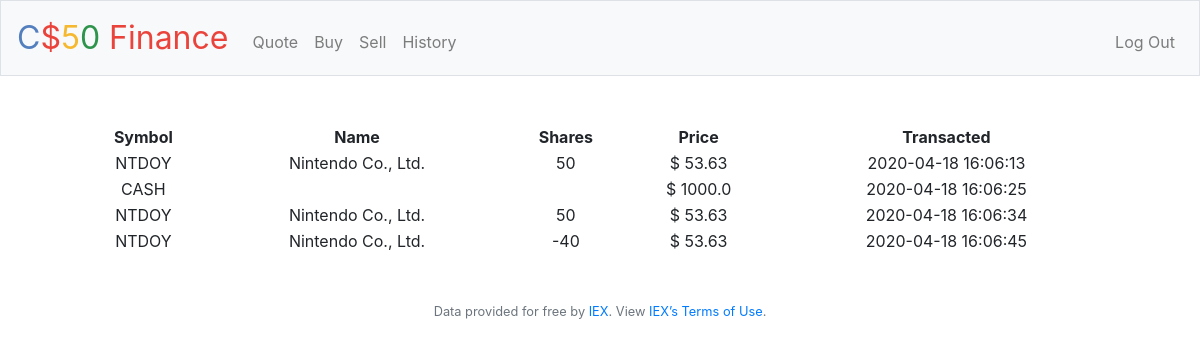
Screenshot of /history (signed in) with the database file from the repository.
### tables this page shows
CREATE TABLE 'purchases' (
'id' INTEGER,
'symbol' VARCHAR(20),
'name' VARCHAR(255),
'shares' INTEGER,
'price' REAL,
'time' DATETIME
);

### application.py (the view)
@app.route("/history")
@login_required
def history():
        userid = session["user_id"]
        rows = db.execute("SELECT * FROM purchases WHERE id = :userid", userid=userid)
        print(rows)
        return render_template("history.html", rows=rows)

### application.py (called while the page is built)
@app.after_request
def after_request(response):
    response.headers["Cache-Control"] = "no-cache, no-store, must-revalidate"
    response.headers["Expires"] = 0
    response.headers["Pragma"] = "no-cache"
    return response

### helpers.py (called while the page is built)
def login_required(f):
    @wraps(f)
    def decorated_function(*args, **kwargs):
        if session.get("user_id") is None:
            return redirect("/login")
        return f(*args, **kwargs)
    return decorated_function

### templates/history.html (shortened to what this page needs)
{% extends "layout.html" %}
{%block main%}
<table style="width: 100%">
    <tr>
        <th>Symbol</th>
        <th>Name</th>
        <th>Shares</th>
        <th>Price</th>
        <th>Transacted</th>
    </tr>
    {% for row in rows %}
    <tr>
        <td> {{row['symbol']}}</td>
        <td> {{row['name']}}</td>
        <td> {{row['shares']}}</td>
        <td> {{"$"}} {{row['price']}}</td>
        <td> {{row['time']}}</td>
    </tr>
    {% endfor %}
</table>
{%endblock%}

### templates/layout.html (shortened to what this page needs)
<!DOCTYPE html>
<html lang="en">
    <head>
        <link href="https://maxcdn.bootstrapcdn.com/bootstrap/4.1.3/css/bootstrap.min.css" rel="stylesheet">
        <link href="/static/styles.css" rel="stylesheet">
    </head>
    <body>
        <nav class="navbar navbar-expand-md navbar-light bg-light border">
            <a class="navbar-brand" href="/"><span class="blue">C</span><span class="red">$</span><span class="yellow">5</span><span class="green">0</span> <span class="red">Finance</span></a>
            <div class="collapse navbar-collapse" id="navbar">
                {% if session.user_id %}
                    <ul class="navbar-nav mr-auto mt-2">
                        <li class="nav-item"><a class="nav-link" href="/quote">Quote</a></li>
                        <li class="nav-item"><a class="nav-link" href="/buy">Buy</a></li>
                        <li class="nav-item"><a class="nav-link" href="/sell">Sell</a></li>
                        <li class="nav-item"><a class="nav-link" href="/history">History</a></li>
                    </ul>
                    <ul class="navbar-nav ml-auto mt-2">
                        <li class="nav-item"><a class="nav-link" href="/logout">Log Out</a></li>
                    </ul>
                {% else %}
                    <ul class="navbar-nav ml-auto mt-2">
                        <li class="nav-item"><a class="nav-link" href="/register">Register</a></li>
                        <li class="nav-item"><a class="nav-link" href="/login">Log In</a></li>
                    </ul>
                {% endif %}
            </div>
        </nav>
        <main class="container p-5">
            {% block main %}{% endblock %}
        </main>
        <footer class="small text-center text-muted">
            Data provided for free by <a href="https://iextrading.com/developer">IEX</a>. View <a href="https://iextrading.com/api-exhibit-a/">IEX’s Terms of Use</a>.
        </footer>
    </body>
</html>

### static/styles.css (style rules this page uses)
nav .navbar-brand { font-size: xx-large; }
nav .navbar-brand .blue { color: #537fbe; }
nav .navbar-brand .red { color: #ea433b; }
nav .navbar-brand .yellow { color: #f5b82e; }
nav .navbar-brand .green { color: #2e944b; }
main { overflow-x: auto; text-align: center; }

### rows the page displays
purchases: symbol "NTDOY", name "Nintendo Co., Ltd.", shares "50", value "$", price "53.63", time "2020-04-18 16:06:13"
purchases: symbol "CASH", value "$", price "1000.0", time "2020-04-18 16:06:25"
purchases: symbol "NTDOY", name "Nintendo Co., Ltd.", shares "50", value "$", price "53.63", time "2020-04-18 16:06:34"
purchases: symbol "NTDOY", name "Nintendo Co., Ltd.", shares "-40", value "$", price "53.63", time "2020-04-18 16:06:45"
